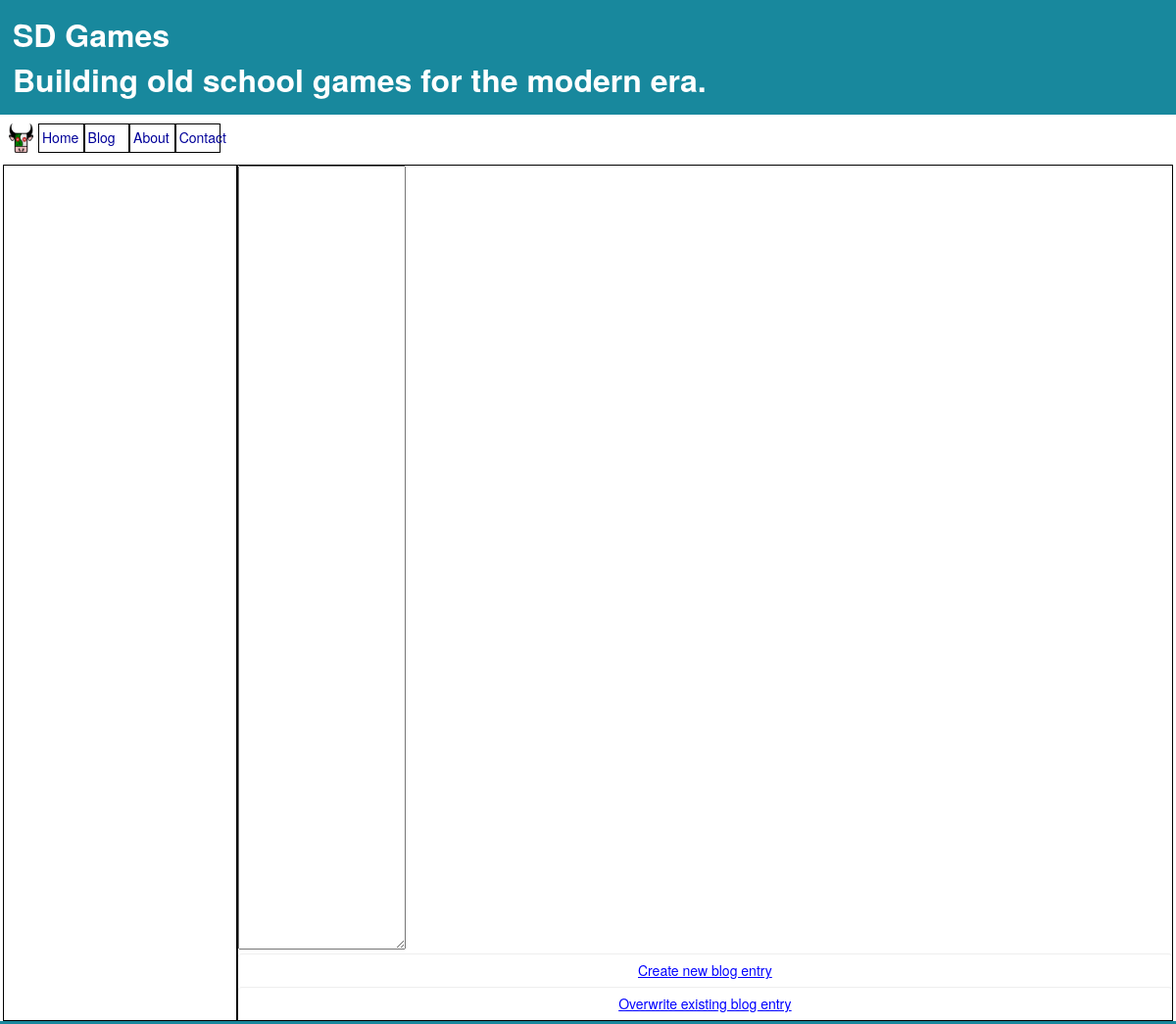
Before: /blogcreate (signed in) with the older database file.
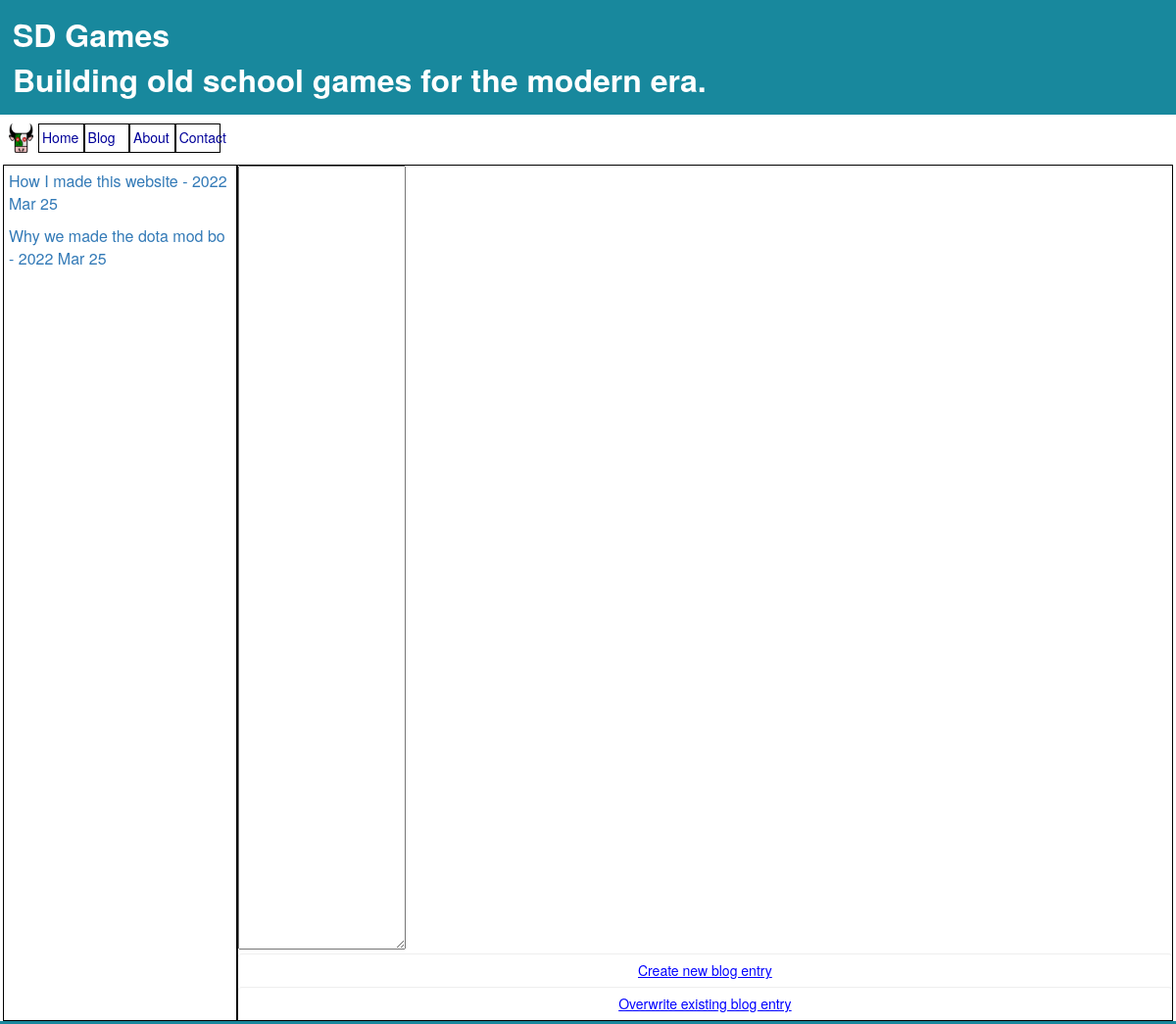
After: the same page with the newer database file.
### blog/database.py (models this page shows, shortened)
class Article(db.Model):
    article_id = db.Column(db.Integer, primary_key=True)
    date = db.Column(db.String(50), nullable=False)
    title = db.Column(db.String(50), nullable=False)
    content = db.Column(db.String(50000), nullable=False)

### blog/views.py (the view)
@app.route("/blogcreate", methods=["GET", "POST"])
@is_logged_in
def blogcreate():
    entries = retrieve_entries()
    blog_to_edit = retrieve_entry(request.args.get('article_id'))
    if request.method == "POST":
        if "add" in request.form:
            entry_content = request.form.get('editordata')
            create_entry(datetime.datetime.today().strftime("%Y %b %d"), cleanhtml(entry_content[0:30]), entry_content)
            return render_template("blogcreate.html", entries=retrieve_entries(), entry=blog_to_edit)
        if "edit" in request.form:
            entry_content = request.form.get('editordata')
            replace_content_entry(request.args.get('article_id'), cleanhtml(entry_content[0:30]), entry_content)
            return render_template("blogcreate.html", entries=retrieve_entries(), entry=blog_to_edit)
    else:
        return render_template("blogcreate.html", entries=retrieve_entries(), entry=blog_to_edit)

### blog/database.py (called while the page is built)
def retrieve_entries():
    return Article.query.all()

def retrieve_entry(article_id_get):
    article = Article.query.filter_by(article_id = article_id_get).first()
    if article == None:
        return None
    else:
        return article

### blog/views.py (called while the page is built)
def is_logged_in(f):
    @wraps(f)
    def wrap(*args, **kwargs):
        if 'logged_in' in session:
            return f(*args, **kwargs)
        else:
            return render_template("login.html")
    return wrap

### blog/templates/blogcreate.html
{% extends 'layout.html' %}
{% block body %}
  <div class="entries">
    {% for entry in entries %}
    <div class="entry-title">
      <a href="{{ url_for('blogcreate', article_id=entry['article_id']) }}">{{ entry['title'] + " - " + entry['date'] }}</a>
    </div>
    {% endfor %}
  </div>
  <div id="editor-container">
    <form method="POST">
      <textarea id="summernote" name="editordata">{{ entry['content'] }}</textarea>
      <input type="submit" class="form-control" value="Create new blog entry" name="add" />
      <input type="submit" class="form-control" value="Overwrite existing blog entry" name="edit" />
    </form>
  </div>
{% endblock %}

### blog/templates/layout.html (shortened to what this page needs)
<!DOCTYPE html>
<html>
  <head>
    <link rel="stylesheet" href="/static/css/style.css">
    <link href="https://stackpath.bootstrapcdn.com/bootstrap/3.4.1/css/bootstrap.min.css" rel="stylesheet">
    <link href="https://cdn.jsdelivr.net/npm/summernote@0.8.18/dist/summernote.min.css" rel="stylesheet">
  </head>
  <body>
    <div class="header-main">
        <div class="context-box">SD Games <br> Building old school games for the modern era. </div>
    </div>
    <div id ="menu-container">
        <nav>
            <ul id ="menu">
                <img src="static/img/logo.png" alt="logo" class="logo">
                <li><a href="/index">Home</a></li>
                <li><a href="/blog">Blog</a></li>
                <li><a href="/about">About</a></li>
                <li><a href="/contact">Contact</a></li>
            </ul>
        </nav>
    </div>
    <div id="main-container">
        {% block body %}{% endblock %}
    </div>
  </body>
</html>

### blog/static/css/style.css (style rules this page uses)
body { font-family: 'Montserrat', sans-serif; }
html { background-color: #18889D }
.header-main { padding: 3px; font-size: xx-large; font-weight: 700; background-color: #18889D }
.context-box { margin: auto; width: 100%; padding: 10px; border-radius: 10px; color: rgb(255, 255, 255); text-align: left; }
#menu-container { padding: 3px; }
ol,ul { list-style: none; }
#menu { display: flex; margin: 3px; width: 20%; padding: 3px; }
.logo { height: 30px; width: 30px; padding-right: 5px; }
#menu li { border: 1px solid #000; width: 20%; }
#menu a { display: block; padding: 3px; text-decoration: none; background-color: #fff; color: #009; }
#main-container { display: flex; column-count: 2; margin: 3px; }
.entries { width: 20%; border: 1px solid #000; }
#editor-container { width: 80%; border: 1px solid #000; }
#summernote { height: 800px; }
.entry-title { font-size: 16px; overflow: auto; word-wrap: break-word; padding: 5px; }
input[type="submit"] { background: none; border: none; outline: none; text-decoration: underline; color: blue; cursor: pointer; }

Changed rows visible on the page:
added Article: title+date "How I made this website - 2022 Mar 25"
added Article: title+date "Why we made the dota mod bo - 2022 Mar 25"
